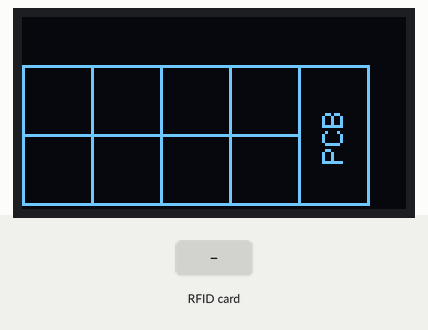
This sketch was run on a simulated Arduino Uno, built with avr-gcc and run on an emulated ATmega328P. On the bench: 128×64 one-colour display. The inputs (shaded band) are chosen by the test bench. What the sketch prints to the serial monitor is not drawn.

Above: at 1.3 s.
1.6 s: RFID card 5E 7A 19 C4 held to the reader
At 2.15 s:
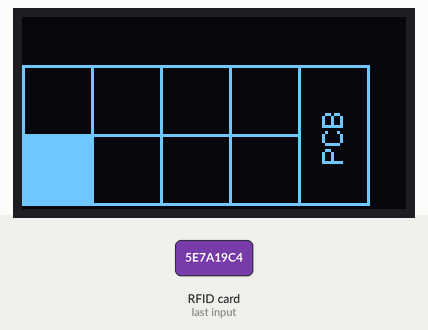
Timing chart, 0 to 4.6 s (numbered marks = the images above; inputs shaded):
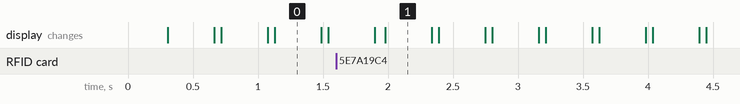

Measured:
- after the input at 1.6 s, the display: first changes after 0.30 s (image 1 shows a later state)

The sketch:

NFC_Mulitplexer_OLED_Demo.ino
```cpp
#include <SPI.h>
#include <MFRC522.h>
#include <Wire.h>
#include <Adafruit_GFX.h>
#include <Adafruit_SSD1306.h>

#define MUX_ENA   2
#define MUX_ENB   3
#define MUX_A0    4
#define MUX_A1    5

#define RST_PIN   9
#define SS_PIN    10

#define SCREEN_WIDTH 128 // OLED display width, in pixels
#define SCREEN_HEIGHT 64 // OLED display height, in pixels

MFRC522 mfrc522(SS_PIN, RST_PIN); // Instance of the class

// Declaration for SSD1306 display connected using I2C
#define OLED_RESET     -1 // Reset pin # (or -1 if sharing Arduino reset pin)
#define SCREEN_ADDRESS 0x3C
Adafruit_SSD1306 display(SCREEN_WIDTH, SCREEN_HEIGHT, &Wire, OLED_RESET);

int counter = 0;

int foundArray[] = {0, 0, 0, 0, 0, 0, 0, 0};
int xValArray[] = {69, 46, 23, 0, 69, 46, 23, 0};
int yValArray[] = {39, 39, 39, 39, 16, 16, 16, 16};

unsigned long myTime;

//----------------------------------------------------
void setup() {

  myTime = millis();

  pinMode(MUX_ENA, OUTPUT);
  pinMode(MUX_ENB, OUTPUT);
  pinMode(MUX_A0, OUTPUT);
  pinMode(MUX_A1, OUTPUT);

  digitalWrite(MUX_ENA, LOW);
  digitalWrite(MUX_ENB, LOW);
  digitalWrite(MUX_A0, LOW);
  digitalWrite(MUX_A1, LOW);

  Serial.begin(9600);
  while (!Serial);

  // initialize the OLED object
  if(!display.begin(SSD1306_SWITCHCAPVCC, SCREEN_ADDRESS)) {
    Serial.println(F("SSD1306 allocation failed"));
    for(;;); // Don't proceed, loop forever
  }

  SPI.begin(); // Init SPI bus
  Serial.println();
  Serial.println("********************* NEW PROGRAM ***************************");
  Serial.println("<Arduino is ready>");
  Serial.println();

  mfrc522.PCD_Init();                 // Init MFRC522
  delay(100);                         // Optional delay. Some board do need more time after init to be ready
  mfrc522.PCD_DumpVersionToSerial();  // Show details of PCD - MFRC522 Card Reader details

  Serial.println(F("<NFC reader is ready>"));
  Serial.println(F("Scan PICC to see UID, SAK, type, and data blocks..."));
  Serial.println();

  // Clear the buffer and screen.
  display.clearDisplay();
  display.display();

  display.setTextSize(1); //height=9 pixels, width=5 pixels at textsize 1
  display.setTextColor(WHITE);
  display.setCursor(15, 100);
  display.setRotation(3); //rotates text on OLED 1=90 degrees, 2=180 degrees
  display.print("PCB");

  display.setRotation(0);
  display.drawRect(0, 16, 24, 24, WHITE); //B4
  display.drawRect(0, 39, 24, 24, WHITE); //A4
  display.drawRect(23, 16, 24, 24, WHITE); //B3
  display.drawRect(23, 39, 24, 24, WHITE); //A3
  display.drawRect(46, 16, 24, 24, WHITE); //B2
  display.drawRect(46, 39, 24, 24, WHITE); //A2
  display.drawRect(69, 16, 24, 24, WHITE); //B1
  display.drawRect(69, 39, 24, 24, WHITE); //A1
  display.drawRect(92, 16, 24, 47, WHITE);
  display.display();
}


//----------------------------------------------------
void loop() {

  if(counter == 8){

    display.clearDisplay();
    display.setTextSize(1); //height=9 pixels, width=5 pixels at textsize 1
    display.setTextColor(WHITE);
    display.setCursor(15, 100);
    display.setRotation(3); //rotates text on OLED 1=90 degrees, 2=180 degrees
    display.print("PCB");
    display.setRotation(0);

    counter = 1;
    for (int j = 0; j < 8; j++){
      if(foundArray[j] == 0){
          display.drawRect(xValArray[j], yValArray[j], 24, 24, WHITE);
      }else{
          display.fillRect(xValArray[j], yValArray[j], 24, 24, WHITE);
      }
      display.drawRect(92, 16, 24, 47, WHITE);
      display.display();
      foundArray[j] = 0;
    }

  }else{
    counter++;
  }

  // Tile A1
  if (counter == 1){
    digitalWrite(MUX_ENA, HIGH);
    digitalWrite(MUX_ENB, LOW);
    digitalWrite(MUX_A0, LOW);
    digitalWrite(MUX_A1, LOW);
  }

  // Tile A2
  if (counter == 2){
    digitalWrite(MUX_ENA, HIGH);
    digitalWrite(MUX_ENB, LOW);
    digitalWrite(MUX_A0, HIGH);
    digitalWrite(MUX_A1, LOW);
  }

  // Tile A3
  if (counter == 3){
    digitalWrite(MUX_ENA, HIGH);
    digitalWrite(MUX_ENB, LOW);
    digitalWrite(MUX_A0, LOW);
    digitalWrite(MUX_A1, HIGH);
  }

  // Tile A4
  if (counter == 4){
    digitalWrite(MUX_ENA, HIGH);
    digitalWrite(MUX_ENB, LOW);
    digitalWrite(MUX_A0, HIGH);
    digitalWrite(MUX_A1, HIGH);
  }

  // Tile B1
  if (counter == 5){
    digitalWrite(MUX_ENA, LOW);
    digitalWrite(MUX_ENB, HIGH);
    digitalWrite(MUX_A0, LOW);
    digitalWrite(MUX_A1, LOW);
  }

  // Tile B2
  if (counter == 6){
    digitalWrite(MUX_ENA, LOW);
    digitalWrite(MUX_ENB, HIGH);
    digitalWrite(MUX_A0, HIGH);
    digitalWrite(MUX_A1, LOW);
  }

  // Tile B3
  if (counter == 7){
    digitalWrite(MUX_ENA, LOW);
    digitalWrite(MUX_ENB, HIGH);
    digitalWrite(MUX_A0, LOW);
    digitalWrite(MUX_A1, HIGH);
  }

  // Tile B4
  if (counter == 8){
    digitalWrite(MUX_ENA, LOW);
    digitalWrite(MUX_ENB, HIGH);
    digitalWrite(MUX_A0, HIGH);
    digitalWrite(MUX_A1, HIGH);
  }

  if (mfrc522.PICC_IsNewCardPresent() && mfrc522.PICC_ReadCardSerial()) {

      foundArray[counter-1] = 1;

      mfrc522.PICC_HaltA();       // Halt PICC
      mfrc522.PCD_StopCrypto1();  // Stop encryption on PCD

      mfrc522.PCD_Reset();        // Test soft reset
      mfrc522.PCD_Init();
  }

}


//----------------------------------------------------
// ADDITIONAL FUNCTIONS SECTION
void dump_byte_array(byte * buffer, byte bufferSize) {          // Helper function which steps through each of the bytes in the tags ID and prints them to the terminal
  for (byte i = 0; i < bufferSize; i++) {
    Serial.print(buffer[i] < 0x10 ? " 0" : " ");
    Serial.print(buffer[i], HEX);
  }
}
```
